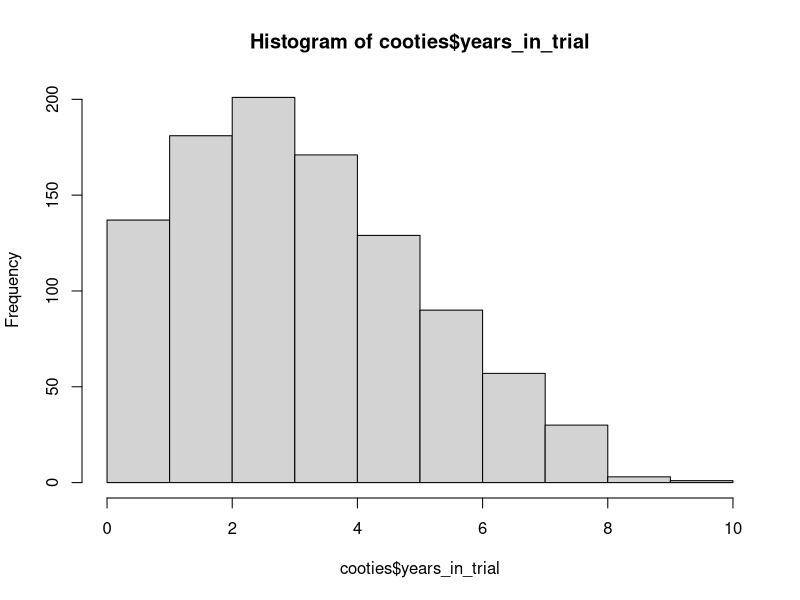
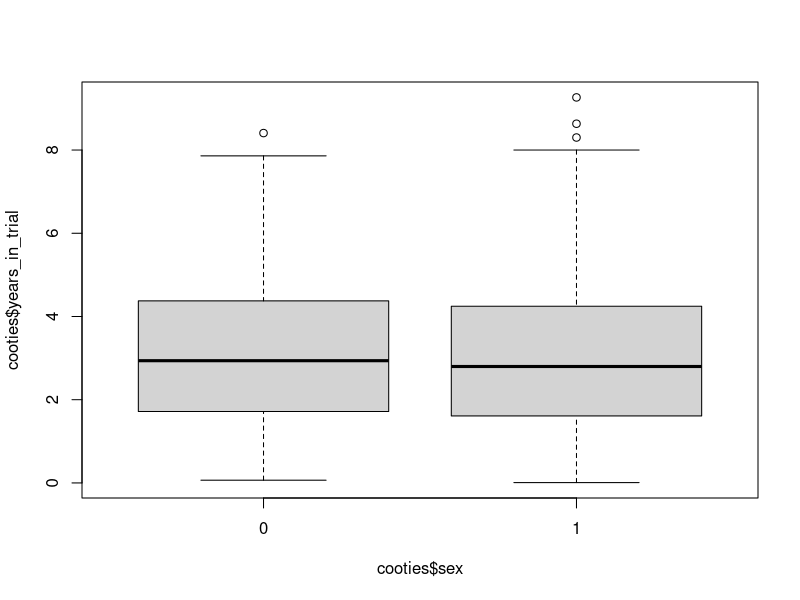

The R script that drew these images, in order: (Note: this script raises an error after producing the figures.)
## ---- chunk 1
knitr::opts_chunk$set(echo = TRUE, warning = FALSE, message = FALSE, results = 'hold')
options(width = 200)
# setwd('R/R_Instructional/Rudimentary_Survival_Analysis')
## ---- chunk 2
library(tidyverse)    # Functions to help with data manipulation
library(lubridate)    # Functions to help handle dates
library(survival)    # Statistical package for analyzing survival data
library(survminer)
## ---- chunk 3
# When we begin a line with a '#', it means that we are writing a comment.
# Comments are only to communicate to other humans; they are ignored by the program!
cooties <- read_csv('cooties_data.csv')
## ---- chunk 4
cooties[1:10, ]
## ---- chunk 5
filter(cooties, sex == 1, treatment_arm == 0)
## ---- chunk 6
select(cooties, id, sex, date_of_birth)
## ---- chunk 7
select(cooties, -treatment_arm, -trial_entrance, -death, -trial_exit)
## ---- chunk 8
cooties <- mutate(cooties, years_in_trial = as.numeric(trial_exit - trial_entrance) / 365.25)
cooties
## ---- chunk 9
mutate(cooties, sex = ifelse(sex == 1, 'Male', 'Female'))


# Note:
# The `ifelse()` function checks each observation to see if it meets a
# condition. Here the condition is that `sex == 1`
# IF it is True: It will return the value 'Male'. 
# ELSE (i.e., it is False): It will return the value 'Female'
## ---- chunk 10
# If your function is very long, it is easier to read if you separate each
# argument onto a separate line
separate(cooties, 
         col = date_of_birth, 
         into = c('dob_month', 'dob_day', 'dob_year'),
         sep = ' ',    # The 'separator' is a space (as in spacebar)
         remove = TRUE)    # remove = TRUE will remove the original variable

# Note:
# `c()` means 'concatenate'; it is how you attach multiple objects together as
# a single object. Try: 1 + c(1, 2, 3)
## ---- chunk 11
# Note the manipulations I am doing in these snippets are useless; it is just to illustrate the point

cooties %>% 
    filter(death == TRUE) %>%
    select(-sex) %>%
    mutate(treatment_arm = ifelse(treatment_arm == 1, 'Cooticure', 'Placebo'))
## ---- chunk 12
mutate(
    select(
        filter(cooties, death == TRUE), 
        -sex), 
    treatment_arm = ifelse(treatment_arm == 1, 'Cooticure', 'Placebo'))
## ---- chunk 13
dim(cooties)
## ---- chunk 14
mean(cooties$sex)
# Since sex is a binary variable (1 being male, 0 being female), we can quickly
# calculate the proportion of males by taking the mean. Here it is about 50%.
## ---- chunk 15
summary(cooties$years_in_trial)
## ---- chunk 16
hist(cooties$years_in_trial)
## ---- chunk 17
boxplot(cooties$years_in_trial ~ cooties$sex)
## ---- chunk 18
survival <- survfit(
  Surv(time = years_in_trial, event = death) ~ treatment_arm,
  data = cooties
  )
## ---- chunk 19
ggsurvplot(survival,
           linetype = 'strata',
           conf.int = T,
           pval = T)
## ---- chunk 20
survival <- survfit(
  Surv(time = years_in_trial, event = death) ~ sex,
  data = filter(cooties, treatment_arm == 1)
  )
## ---- chunk 21
ggsurvplot(survival,
           linetype = 'strata',
           conf.int = T,
           pval = T)
